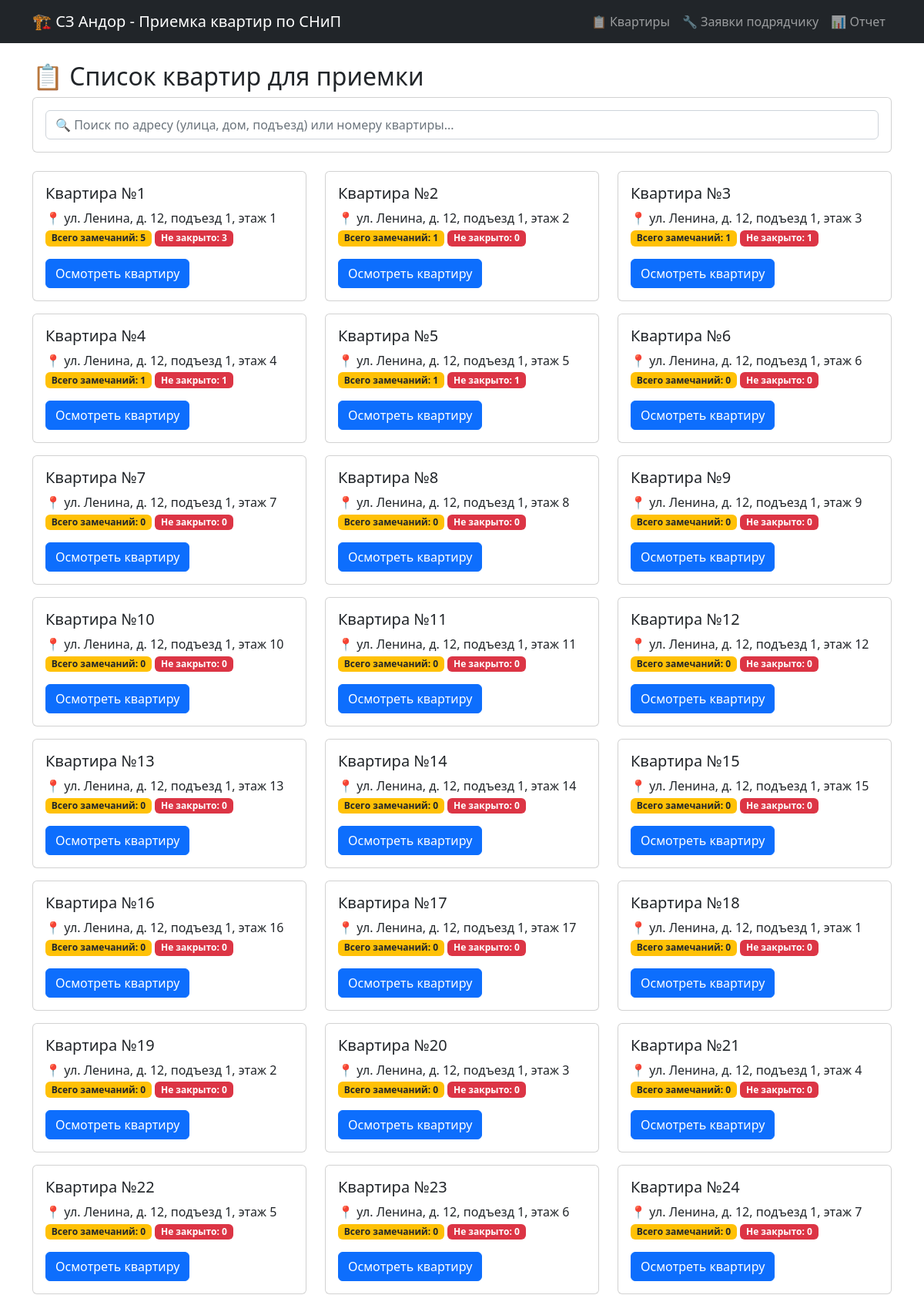
The page / (upper part) on the database its author committed.
### tables this page shows
CREATE TABLE flats (
    id INTEGER PRIMARY KEY AUTOINCREMENT,
    number TEXT NOT NULL,
    street TEXT,
    house TEXT,
    entrance INTEGER,
    floor INTEGER,
    status TEXT DEFAULT 'in_progress'
);

### app.py (the view)
@app.route('/')
def index():
    conn = get_db()
    flats = conn.execute('''
        SELECT f.*, COUNT(d.id) as defect_count,
               SUM(CASE WHEN d.status = 'open' THEN 1 ELSE 0 END) as open_count
        FROM flats f
        LEFT JOIN defects d ON f.id = d.flat_id
        GROUP BY f.id
        ORDER BY CAST(f.number AS INTEGER)
    ''').fetchall()
    conn.close()
    return render_template('index.html', flats=flats)

### app.py (called while the page is built)
def get_db():
    conn = sqlite3.connect(DB_PATH)
    conn.row_factory = sqlite3.Row
    return conn

### templates/index.html (shortened to what this page needs)
{% extends "base.html" %}
{% block content %}
<h2>📋 Список квартир для приемки</h2>
<div class="card mb-4">
    <div class="card-body">
        <input type="text" id="searchInput" class="form-control" placeholder="🔍 Поиск по адресу (улица, дом, подъезд) или номеру квартиры...">
    </div>
</div>
<div class="row" id="flatsContainer">
    {% for flat in flats %}
    <div class="col-md-4 mb-3 flat-card" data-search="{{ flat.number }}">
        <div class="card">
            <div class="card-body">
                <h5 class="card-title">Квартира №{{ flat.number }}</h5>
                <p class="card-text">
                    📍 {{ flat.street }}, д. {{ flat.house }}, подъезд {{ flat.entrance }}, этаж {{ flat.floor }}<br>
                    <span class="badge bg-warning text-dark">Всего замечаний: {{ flat.defect_count or 0 }}</span>
                    <span class="badge bg-danger">Не закрыто: {{ flat.open_count or 0 }}</span>
                </p>
                <a href="/flat/{{ flat.id }}" class="btn btn-primary">Осмотреть квартиру</a>
            </div>
        </div>
    </div>
    {% endfor %}
</div>
{% endblock %}

### rows shown on the page
flats: number "1", street "ул. Ленина", house "12", entrance "1", floor "1", defect_count "5", open_count "3"
flats: number "2", street "ул. Ленина", house "12", entrance "1", floor "2", open_count "0"
flats: number "3", street "ул. Ленина", house "12", entrance "1", floor "3"
flats: number "4", street "ул. Ленина", house "12", entrance "1", floor "4"
flats: number "5", street "ул. Ленина", house "12", entrance "1", floor "5"
flats: number "6", street "ул. Ленина", house "12", entrance "1", floor "6", defect_count "0", open_count "0"
flats: number "7", street "ул. Ленина", house "12", entrance "1", floor "7", defect_count "0", open_count "0"
flats: number "8", street "ул. Ленина", house "12", entrance "1", floor "8", defect_count "0", open_count "0"
flats: number "9", street "ул. Ленина", house "12", entrance "1", floor "9", defect_count "0", open_count "0"
flats: number "10", street "ул. Ленина", house "12", entrance "1", floor "10", defect_count "0", open_count "0"
flats: number "11", street "ул. Ленина", house "12", entrance "1", floor "11", defect_count "0", open_count "0"
flats: number "12", street "ул. Ленина", house "12", entrance "1", floor "12", defect_count "0", open_count "0"
flats: number "13", street "ул. Ленина", house "12", entrance "1", floor "13", defect_count "0", open_count "0"
flats: number "14", street "ул. Ленина", house "12", entrance "1", floor "14", defect_count "0", open_count "0"
flats: number "15", street "ул. Ленина", house "12", entrance "1", floor "15", defect_count "0", open_count "0"
flats: number "16", street "ул. Ленина", house "12", entrance "1", floor "16", defect_count "0", open_count "0"
flats: number "17", street "ул. Ленина", house "12", entrance "1", floor "17", defect_count "0", open_count "0"
flats: number "18", street "ул. Ленина", house "12", entrance "1", floor "1", defect_count "0", open_count "0"
flats: number "19", street "ул. Ленина", house "12", entrance "1", floor "2", defect_count "0", open_count "0"
flats: number "20", street "ул. Ленина", house "12", entrance "1", floor "3", defect_count "0", open_count "0"
flats: number "21", street "ул. Ленина", house "12", entrance "1", floor "4", defect_count "0", open_count "0"
flats: number "22", street "ул. Ленина", house "12", entrance "1", floor "5", defect_count "0", open_count "0"
flats: number "23", street "ул. Ленина", house "12", entrance "1", floor "6", defect_count "0", open_count "0"
flats: number "24", street "ул. Ленина", house "12", entrance "1", floor "7", defect_count "0", open_count "0"
